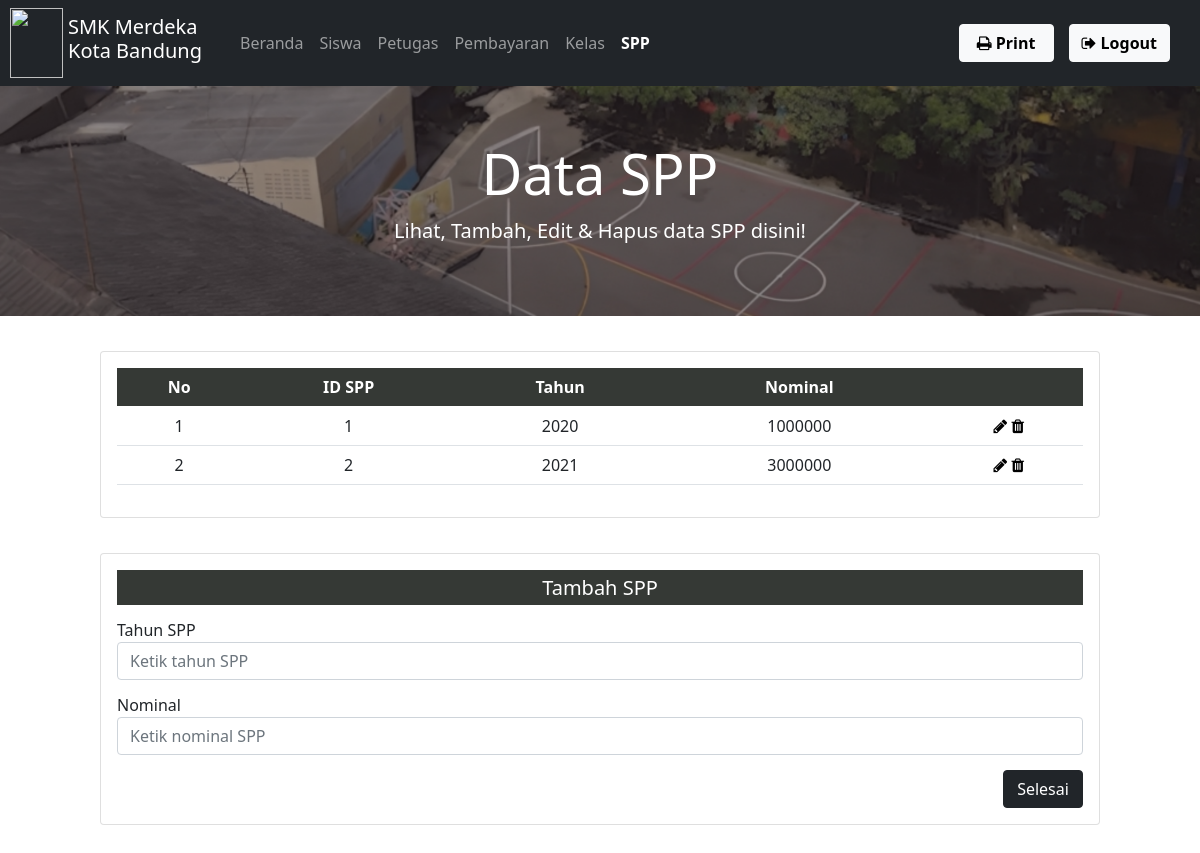
Screenshot of /spp.php with the database file from the repository.
### tables this page shows
CREATE TABLE `spp` (
  `id_spp` int(11) NOT NULL,
  `tahun` int(11) NOT NULL,
  `nominal` int(11) NOT NULL
);

### spp.php (the view, shortened to what this page needs)
<html>
<head>
  <link rel="stylesheet" href="bootstrap/css/bootstrap.css" />
  <link rel="stylesheet" href="https://maxcdn.bootstrapcdn.com/font-awesome/4.5.0/css/font-awesome.min.css" />
</head>
<body>
    <nav class="navbar navbar-expand-lg navbar-dark bg-dark">
        <img src="img/logo_sekolah.png" width="53px" height="70px" alt="" style="margin-left: 10px;">
        <h5 style="margin-left:5px;" class="text-white">SMK Merdeka<br>Kota Bandung</h5>
        <div class="collapse navbar-collapse" id="navbarNav">
            <ul class="navbar-nav">
                <li class="nav-item active">
                    <a class="nav-link" href="index.php" style="margin-left: 30px;">Beranda</a>
                </li>
                <li class="nav-item active">
                    <a class="nav-link" href="siswa.php">Siswa</a>
                </li>
                <li class="nav-item active">
                    <a class="nav-link" href="petugas.php">Petugas</a>
                </li>
                <li class="nav-item active">
                    <a class="nav-link" href="pembayaran.php">Pembayaran</a>
                </li>
                <li class="nav-item active">
                    <a class="nav-link" href="kelas.php">Kelas</a>
                </li>
                <li class="nav-item active">
                    <a class="nav-link text-white" href="spp.php"><b>SPP</b></a>
                </li>
            </ul>
        </div>
        <a href="cetak-spp.php" class="btn btn-light" style="margin-right: 15px; width: 95px;" target="_BLANK"><b><i class="fa fa-print"></i> Print</b></a>
        <a href="login.php" class="btn btn-light" style="margin-right: 30px;"><b><i class="fa fa-sign-out"></i> Logout</b></a>
    </nav>
    <div class="d-flex justify-content-center align-items-center" style="height: 230px;background-image: url(img/lapang-bg.png); background-position: bottom; background-size:cover;">
        <div class="text-center text-white">
            <h2 class="display-4"><b>Data SPP</b></h2>
            <p class="lead">Lihat, Tambah, Edit & Hapus data SPP disini!</p>
        </div>
    </div>
    <div class="card col-md-10 mx-auto" style="margin-top:35px ; ">
        <div class="card-body">
            <table class="table text-center">
                <thead style="background-color: #353935;">
                    <tr>
                        <th scope="col" class="text-white">No</th>
                        <th scope="col" class="text-white">ID SPP</th>
                        <th scope="col" class="text-white">Tahun</th>
                        <th scope="col" class="text-white">Nominal</th>
                        <th scope="col" class="text-white"></th>
                    </tr>
                </thead>
                <tbody>
                    <?php
                    include 'koneksi.php';
                    $no = 1;
                    $data = mysqli_query($koneksi, "select * from spp");
                    while ($d = mysqli_fetch_array($data)) {
                    ?>
                        <tr>
                            <td><?php echo $no++; ?></td>
                            <td><?php echo $d['id_spp']; ?></td>
                            <td><?php echo $d['tahun']; ?></td>
                            <td><?php echo $d['nominal']; ?></td>
                            <td>
                                <a href="edit-spp.php?id_spp=<?php echo $d['id_spp']; ?>"><b><i class="fa fa-pencil" style="color: black;"></i></b></a>
                                <a href="delete-spp.php?id_spp=<?php echo $d['id_spp']; ?>"><b><i class="fa fa-trash" style="color: black;"></i></b></a>
                            </td>
                        </tr>
                    <?php
                    }
                    ?>
                </tbody>
            </table>
        </div>
    </div>
    <div class="card col-md-10 mx-auto" style="margin-top:35px ; ">
        <div class="card-body">
            <h5 class="text-center text-white d-flex justify-content-center align-items-center" style="background-color: #353935; height: 35px;">Tambah SPP</h5>
            <form method="POST" action="input-spp.php">
                <div class="form-group" style="margin-top: 13px;">
                    <label for="tahun">Tahun SPP</label>
                    <input type="text" class="form-control" name="tahun" placeholder="Ketik tahun SPP">
                </div>
                <div class="form-group" style="margin-top: 13px;">
                    <label for="nominal">Nominal</label>
                    <input type="number" class="form-control" name="nominal" placeholder="Ketik nominal SPP">
                </div>
                <button class="btn btn-dark float-end" type="submit" style="margin-top: 15px; width: 80px;">Selesai</button>
            </form>
        </div>
    </div>
    <br>
    <br>
    <br>
</body>
</html>

### rows the page displays
spp: id_spp "1", tahun "2020", nominal "1000000"
spp: id_spp "2", tahun "2021", nominal "3000000"
